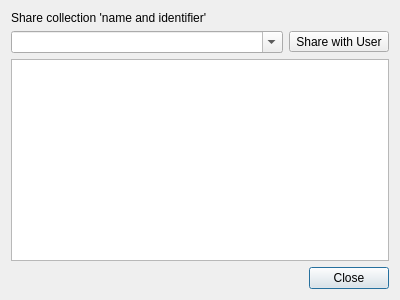
<?xml version="1.0" encoding="UTF-8"?>
<ui version="4.0">
 <class>Dialog</class>
 <widget class="QDialog" name="Dialog">
  <property name="geometry">
   <rect>
    <x>0</x>
    <y>0</y>
    <width>400</width>
    <height>300</height>
   </rect>
  </property>
  <property name="windowTitle">
   <string>Dialog</string>
  </property>
  <layout class="QVBoxLayout" name="verticalLayout">
   <item>
    <widget class="QLabel" name="label">
     <property name="text">
      <string>Share collection 'name and identifier'</string>
     </property>
    </widget>
   </item>
   <item>
    <layout class="QHBoxLayout" name="horizontalLayout">
     <item>
      <widget class="QComboBox" name="comboBox_users">
       <property name="editable">
        <bool>true</bool>
       </property>
       <property name="placeholderText">
        <string>Type a username</string>
       </property>
      </widget>
     </item>
     <item>
      <widget class="QToolButton" name="toolButton_share">
       <property name="text">
        <string>Share with User</string>
       </property>
      </widget>
     </item>
    </layout>
   </item>
   <item>
    <widget class="UserTableWidget" name="tableWidget_users">
     <property name="alternatingRowColors">
      <bool>true</bool>
     </property>
     <property name="selectionMode">
      <enum>QAbstractItemView::SelectionMode::NoSelection</enum>
     </property>
     <property name="cornerButtonEnabled">
      <bool>false</bool>
     </property>
     <property name="columnCount">
      <number>2</number>
     </property>
     <attribute name="horizontalHeaderVisible">
      <bool>false</bool>
     </attribute>
     <attribute name="horizontalHeaderMinimumSectionSize">
      <number>50</number>
     </attribute>
     <column>
      <property name="text">
       <string>User</string>
      </property>
     </column>
     <column>
      <property name="text">
       <string>Actions</string>
      </property>
     </column>
    </widget>
   </item>
   <item>
    <widget class="QDialogButtonBox" name="buttonBox">
     <property name="orientation">
      <enum>Qt::Orientation::Horizontal</enum>
     </property>
     <property name="standardButtons">
      <set>QDialogButtonBox::StandardButton::Close</set>
     </property>
    </widget>
   </item>
  </layout>
 </widget>
 <customwidgets>
  <customwidget>
   <class>UserTableWidget</class>
   <extends>QTableWidget</extends>
   <header>dcoraid.gui.panel_my_data.dlg_share</header>
  </customwidget>
 </customwidgets>
 <resources/>
 <connections>
  <connection>
   <sender>buttonBox</sender>
   <signal>accepted()</signal>
   <receiver>Dialog</receiver>
   <slot>accept()</slot>
   <hints>
    <hint type="sourcelabel">
     <x>248</x>
     <y>254</y>
    </hint>
    <hint type="destinationlabel">
     <x>157</x>
     <y>274</y>
    </hint>
   </hints>
  </connection>
  <connection>
   <sender>buttonBox</sender>
   <signal>rejected()</signal>
   <receiver>Dialog</receiver>
   <slot>reject()</slot>
   <hints>
    <hint type="sourcelabel">
     <x>316</x>
     <y>260</y>
    </hint>
    <hint type="destinationlabel">
     <x>286</x>
     <y>274</y>
    </hint>
   </hints>
  </connection>
 </connections>
</ui>
